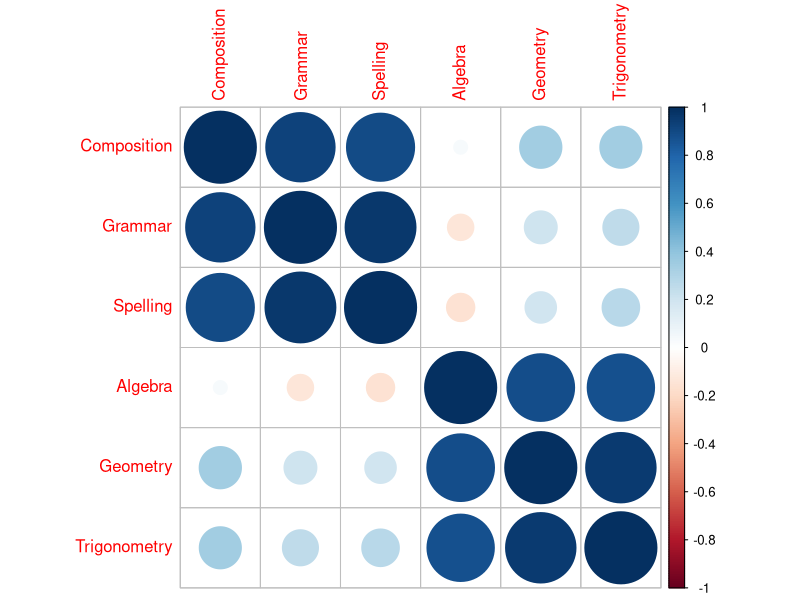
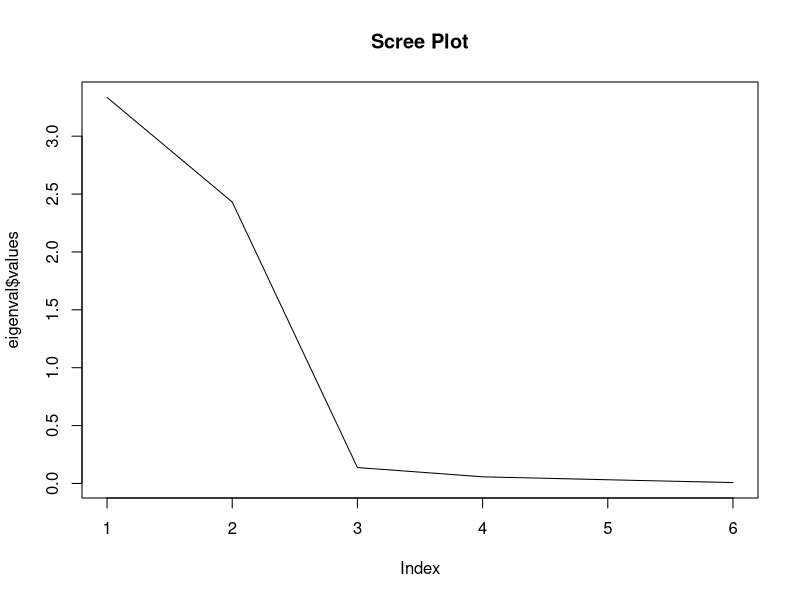
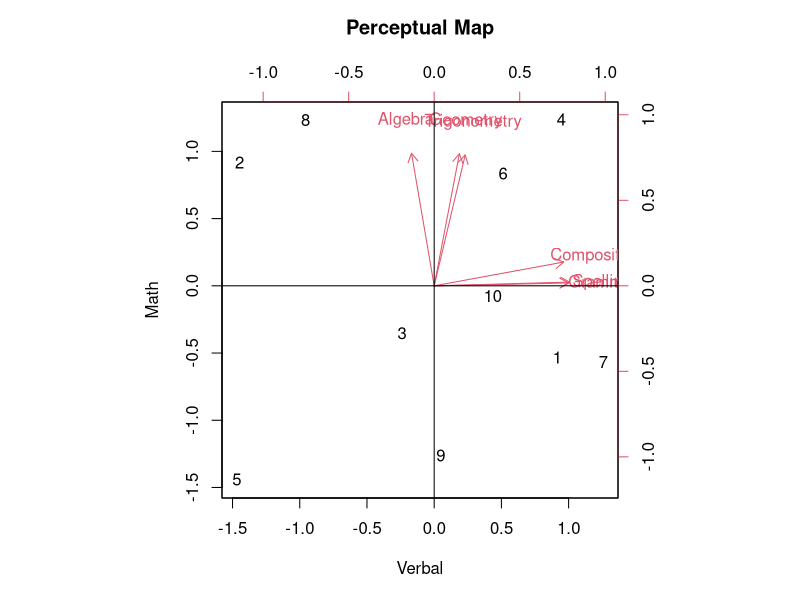
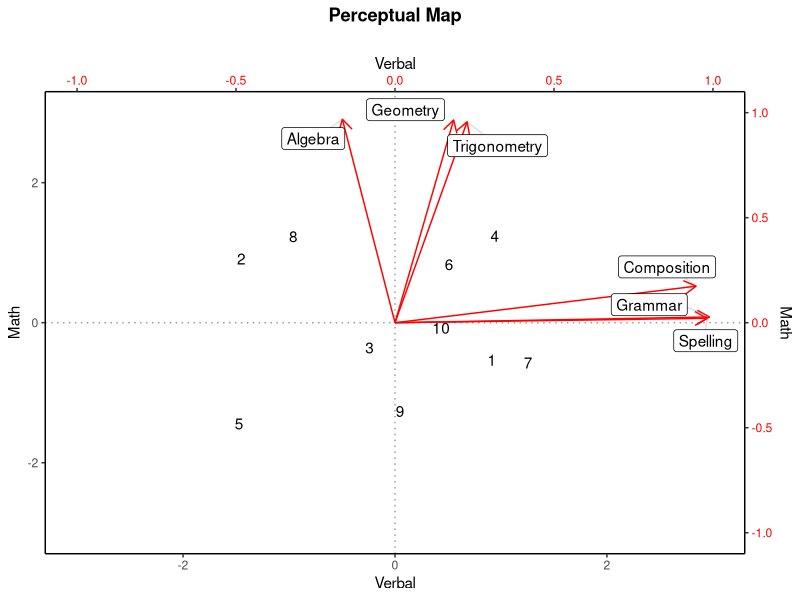
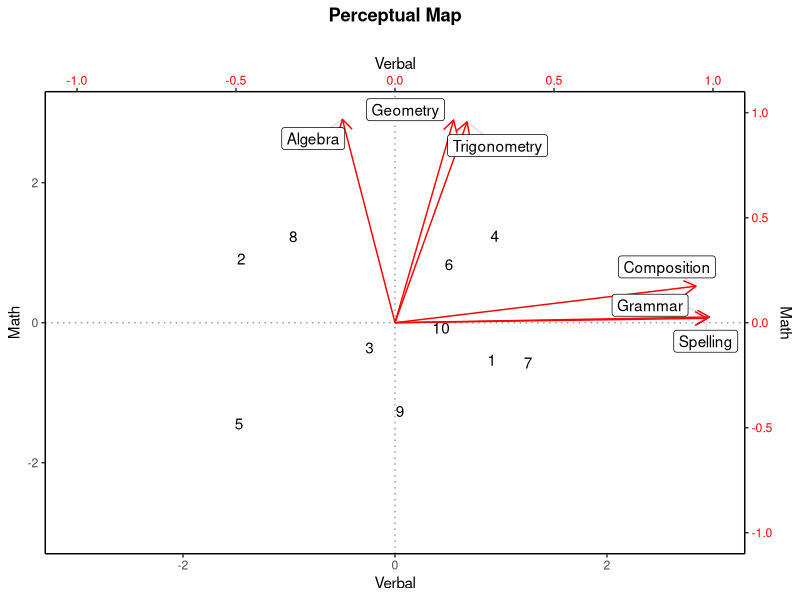

Reproduce these figures in R, in order.
## ---- chunk 1
test_scores = read.csv(file = "testscoresdata.csv")
test_scores
## ---- chunk 2
library(corrplot)
corrplot(cor(test_scores[,2:7]), order = "hclust")
## ---- chunk 3
eigenval=eigen(cor(test_scores[,2:7]))
eigenval$values
## ---- chunk 4
plot(eigenval$values, main="Scree Plot", type="l")
## ---- chunk 5
library(nFactors)
nScree(test_scores[, 2:7], cor=TRUE) #This function help you determine the number of factors
## ---- chunk 6
library(psych)
fit <- principal(test_scores[, 2:7],nfactors=2, rotate="varimax")
## ---- chunk 7
fit$values #print the eigen values of the correlation matrix
## ---- chunk 8
fit$loadings # print the factor loading results
## ---- chunk 9
colnames(fit$weights) = c("Verbal", "Math") # renaming RC1 as "Verbal" factor and RC2 as "Math" factor
fit$weights # print the factor weights
## ---- chunk 10
colnames(fit$scores) = c("Verbal", "Math") # renaming RC1 as "Verbal" factor and RC2 as "Math" factor
fit$scores #print the factor scores
## ---- chunk 11
colnames(fit$scores) = c("Verbal", "Math") # renaming RC1 as "Verbal" factor and RC2 as "Math" factor
biplot(fit$scores, fit$loadings, xlabs=test_scores[,1], main = "Perceptual Map\n\n") # Perceptual map
abline(h=0) #add a horizontal line in the graph
abline(v=0) #add a vertical line in the graph
## ---- chunk 12
# Varimax Rotated Principal Components
# retaining 2 factors 
library(psych)
fit <- principal(test_scores[, 2:7],nfactors=2, rotate="varimax")

#extracting scores and loadings info from "fit" object, and binding them together in order to plot together
ty = rbind(as.data.frame(unclass(fit$scores)),
           (as.data.frame(unclass(fit$loadings))*3)) #multiplied by scalar for plot 

colnames(ty) = c("Verbal", "Math")

#Credit for the plotting function goes to Ben Levine, Ph.D student at Columbia Business School

library(ggplot2) #library for creating visualizations

#PCA plot!


#ggplot takes at least two arguments: what dataframe it is referencing (ty),
#and the aesthetic mappings of the plot it will produce, i.e. the names of the columns it will use for the x and y axes.
#the default x and y axes titles are the variable names (in this case, RC1 and RC2). if you want to change them just uncomment the below:
# colnames(ty) = c("yournew_x_name", "yournew_y_name") 
library(ggplot2)
library(ggrepel)
ggplot(ty, aes(Verbal, Math)) +
  #first, the scores  
  
  #for the students, we will restrict the referenced data to only the first 10 rows of ty (the last 6 are classes).
  #rather than plotting points ('geom_point()'), we are plotting the text, hence the use of the geom_text function
  geom_text(data = ty[1:10,],
            aes(x = ty[1:10,1],
                y = ty[1:10,2],
                label = rownames(ty[1:10,]))) + #assigning the row names as the text labels, but could be any list of 10 character elements 
  #the 'sec.axis' arguments below create a second x and y axis to mimic the BI plot above,
  #the creators of R and the ggplot package intentionally try to discourage plots with more than 2 axes on the same plane
  #so we must make the "second" axes linear transformations of the first. here, i divide by 3 to mimic the BI plot above
  #i had to multiply the loadings data by 3 when i joined it to the scores data,
  #because plotting the raw loadings data on the 'scores' scale made the arrows too small. again, this is made intentionally difficult
  #we can change the second axes titles by changing what's given to the 'name' argument
  scale_y_continuous(limits = c(-3,3),
                     sec.axis = sec_axis(~./3, name = "Math")) +
  scale_x_continuous(limits = c(-3,3),
                     sec.axis = sec_axis(~./3, name = "Verbal")) +
  #the below is purely to make the plot look better, setting colors, typeface, etc.
  theme_classic() +
  theme(axis.text.x.top = element_text(color = "red"),
        axis.text.y.right =  element_text(color = "red"),
        plot.title = element_text(face = "bold",hjust = 0.5)) +
  geom_hline(yintercept = 0, linetype = "dotted", alpha = .4) +
  geom_vline(xintercept = 0, linetype = "dotted", alpha = .4) +
  
  #now we do loadings! referencing a subset of row vectors that correspond to the loadings data
  
  #plotting 'segments' as the line one can draw between the origin and the point
  geom_segment(data=ty[11:16,],
               aes(x = ty[11:16,1],
                   y =ty[11:16,2]),
               xend=0,
               yend=0,
               arrow = arrow(length = unit(0.03, "npc"),
                             ends = "first"),
               color = "red") + 
  #'smart labels' that won't overlap with each other
  geom_label_repel(data=ty[11:16,],
                   aes(x = ty[11:16,1],
                       y = ty[11:16,2],
                       label = rownames(ty[11:16,])),
                   label = rownames(ty[11:16,]),
                   segment.alpha = .25,
                   box.padding = unit(0.35, "lines"),
                   segment.color = "grey50") +
  #setting a title
  ggtitle("Perceptual Map\n")
#and, finally, saving to your working directory
ggsave("pca_plot_example.png", height = 8, width = 8)
